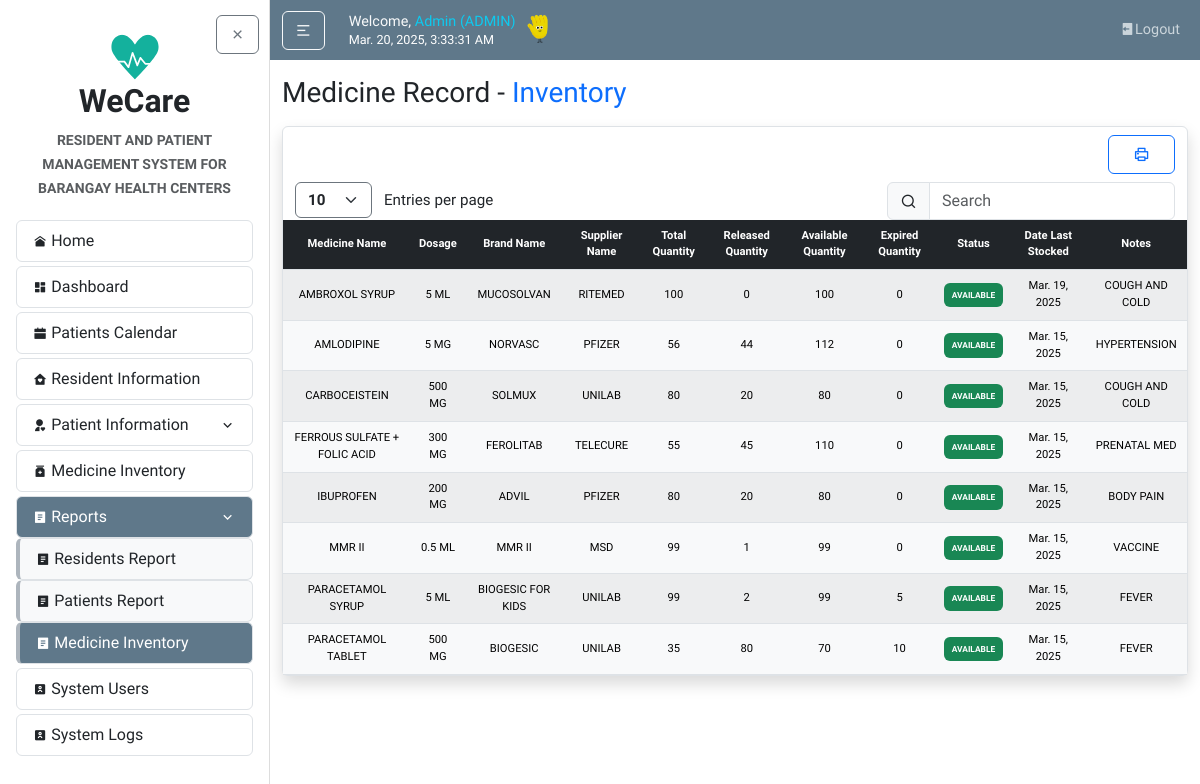
The app's page /reports/medicineRecord/ (signed in) with its own data.
### users/models.py (models this page shows, shortened)
class UserProfile(models.Model):
    USER_TYPE_CHOICES = [
        ('BHW', 'Barangay Health Worker'),
        ('BRGY-STAFF', 'Barangay Staff'),
        ('DOCTOR', 'Doctor'),
        ('ADMIN', 'Admin'),
        ('ROOT', 'Root'),
    ]
    STATUS_CHOICES = [
        ('ACTIVE', 'Active'),
        ('INACTIVE', 'Inactive'),
    ]
    user = models.OneToOneField(User, on_delete=models.CASCADE)
    userrole = models.CharField(max_length=10, choices=USER_TYPE_CHOICES, default='BHW')
    status = models.CharField(max_length=8, choices=STATUS_CHOICES, default='ACTIVE')
    created_by = models.ForeignKey(User, related_name='created_user_profiles', on_delete=models.SET_NULL, null=True, blank=True)

### medicineMonitoring/models.py (models this page shows, shortened)
class Medicine(models.Model):
    medicine_name = models.CharField(max_length=255)
    brand_name = models.CharField(max_length=255, blank=True, null=True)
    dosage = models.CharField(max_length=100, blank=True, null=True)
    total_quantity = models.PositiveIntegerField(default=0)
    supplier_name = models.CharField(max_length=255)
    date_last_stock = models.DateField(blank=True)
    notes = models.TextField(blank=True, null=True)

### users/decorators.py (the view)
        def wrapper(request, *args, **kwargs):
            try:
                profile = request.user.userprofile
                if profile.userrole == 'ADMIN' or profile.userrole in allowed_roles:
                    return view_func(request, *args, **kwargs)
                else:
                    messages.warning(
                        request,
                        f"You don't have permission to access the {module_name} module."
                    )
                    return redirect('home')
            except UserProfile.DoesNotExist:
                messages.warning(
                    request,
                    f"Complete your profile to access the {module_name} module."
                )
                return redirect('home')

### reports/views.py (called while the page is built)
@login_required
@role_required(['ADMIN', 'BHW', 'DOCTOR'], 'Medicine Record')
def medicineReport(request):
    today = date.today()
    medicines = Medicine.objects.all().order_by("medicine_name").annotate(
        releasedQty=Sum('medicine_trackings__quantity_used'),
        expiredQty=Sum('stocks__quantity', filter=Q(stocks__expiration_date__lte=today)),
        availableQty = Sum('stocks__quantity', filter=Q(stocks__expiration_date__gt=today) & Q(stocks__quantity__gt=10))
    )
    context = {
        'medicines': medicines,
        'today': today,
    }
    return render(request, "reports/medicineReport.html", context)

### reports/templates/reports/medicineReport.html (shortened to what this page needs)
{% extends "home/layout.html" %}
{% load static %}
{% block body %}
  <h3 class="mb-3">Medicine Record - <span class="text-primary">Inventory</span></h3>
    <article class="content-section border rounded p-0 mx-0 px-0 shadow">
        <div class="container">
            <div class="row mt-2">
              <div class="col-md-auto ms-sm-auto">
                  <div class="d-flex gap-2 mt-3 mt-sm-0">
                    <button class="btn btn-outline-primary btn-block px-4" onclick="printTable()">
                      <i class="ri-printer-line"></i>
                    </button>
                  </div>
              </div>
            </div>
            <div class="row mt-2">
              <div class="col-auto">
                <select id="customEntries" class="form-select d-inline w-auto border-secondary fw-bold" style="font-size: calc(0.8rem + 0.2vw); cursor: pointer; vertical-align: middle;">
                  <option value="10">10</option>
                </select>
                <span class="d-inline ms-2" style="font-size: calc(0.8rem + 0.2vw); vertical-align: middle;">Entries per page</span>
              </div>
              <div class="col-auto ms-auto">
                  <div class="input-group input-group-merge">
                      <span class="input-group-text"><i class="ri-search-line"></i></span>
                      <input type="text" id="searchBar" class="form-control" placeholder="Search" aria-label="Search">
                  </div>
              </div>
            </div>
          </div>
        <div class="table-responsive w-100">
            <table id="dataTable" class="table table-light table-striped text-center m-0 w-100 projectTables">
                <thead class="table-dark">
                <tr>
                    <th class="text-center align-middle">Medicine Name</th>
                    <th class="text-center align-middle">Dosage</th>
                    <th class="text-center align-middle">Brand Name</th>
                    <th class="text-center align-middle">Supplier Name</th>
                    <th class="text-center align-middle">Total Quantity</th>
                    <th class="text-center align-middle">Released Quantity</th>
                    <th class="text-center align-middle">Available Quantity</th>
                    <th class="text-center align-middle">Expired Quantity</th>
                    <th class="text-center align-middle">Status</th>
                    <th class="text-center align-middle">Date Last Stocked</th>
                    <th class="text-center align-middle">Notes</th>
                </tr>
                </thead>
                <tbody>
                {% for med in medicines %}
                <tr>
                    <td class="text-center align-middle">{{ med.medicine_name }}</td>
                    <td class="text-center align-middle">{{ med.dosage }}</td>
                    <td class="text-center align-middle">{{ med.brand_name }}</td>
                    <td class="text-center align-middle">{{ med.supplier_name }}</td>
                    <td class="text-center align-middle">{{ med.total_quantity }}</td>
                    <td class="text-center align-middle">{{ med.releasedQty|default:"0" }}</td>
                    <td class="text-center align-middle">{{ med.availableQty|default:"0" }}</td>
                    <td class="text-center align-middle">{{ med.expiredQty|default:"0" }}</td>
                    <td class="text-center align-middle">
                      {% if med.total_quantity <= 0 %}
                        <span class="badge p-2 fw-bold bg-danger">OUT OF STOCK</span>
                      {% elif med.total_quantity <= 10 %}
                        <span class="badge p-2 fw-bold bg-warning text-dark">LOW STOCK</span>
                      {% else %}
                        <span class="badge p-2 fw-bold bg-success">AVAILABLE</span>
                      {% endif %}
                    </td>
                    <td class="text-center align-middle">{{ med.date_last_stock|date:"M. d, Y" }}</td>
                    <td class="text-center align-middle">{{ med.notes }}</td>
                </tr>
                {% endfor %}
                </tbody>
            </table>
        </div>
  </article>
{% endblock body %}

### home/templates/home/layout.html (shortened to what this page needs)
{% load static %}
<!DOCTYPE html>
<html lang="en">
<head>
  <link rel="stylesheet" type="text/css" href="{% static 'home/main.css' %}">
  <link href="https://cdn.jsdelivr.net/npm/bootstrap@5.3.3/dist/css/bootstrap.min.css" rel="stylesheet">
  <link rel="stylesheet" href="https://cdnjs.cloudflare.com/ajax/libs/remixicon/4.6.0/remixicon.css">
  <link rel="stylesheet" href="//cdn.datatables.net/2.2.2/css/dataTables.dataTables.min.css">
  <link rel="stylesheet" href="https://cdn.jsdelivr.net/npm/flatpickr/dist/flatpickr.min.css">
</head>
<body>
  {% include "home/sidebar.html" %}
    <div id="content-wrapper" class="flex-grow-1">
      <header class="site-header">
        <nav class="navbar navbar-expand-md navbar-dark bg-steel">
          <div class="container">
            <div class="navbar-nav align-items-xl-center">
              <button id="sidebarToggle" class="btn btn-outline-light me-3 my-auto">
                <i class="ri-menu-2-line"></i>
              </button>
            </div>
            <div class="ms-2 me-auto">
              <h5 class="d-flex align-items-end gap-1 mb-1">
                  <span class="text-light nav-font">
                      {% if user.is_authenticated %}Welcome, <span class="text-info">{{ request.user }} ({{ request.user.userprofile.userrole }})</span> <br>{% endif %}
                      <small id="clock" class="my-auto text-white text-light"></small>
                  </span>
                  <span><img src="{% static 'home/images/hand.gif' %}" alt="" style="height: 2em; width: auto; vertical-align: middle;"></span>
              </h5>
            </div>
            <div class="navbar-nav ms-auto nav-font">
              {% if user.is_authenticated %}
                <a class="nav-item nav-link" href="{% url "logout" %}"><i class="ri-logout-box-fill "></i>Logout</a>
              {% endif %}
            </div>
          </div>
        </nav>
      </header>
      <main id="main-content" role="main" class="container mt-3">
          <div class="row">
            <div class="col">
              {% block body %}{% endblock %}
            </div>
          </div>
      </main>
    </div>
  </div>
</body>
</html>

### home/static/home/main.css (style rules this page uses)
body { background: #fafafa; color: #333333; font-family: 'Varela Round', sans-serif!important; }
h1, h2, h3, h4, h5, h6 { color: #444444; font-size: calc(1rem + 0.8vw); margin-bottom: 1rem; }
.bg-steel { background-color: #5f788a; }
.site-header { position: sticky; top: 0; z-index: 1000; }
.navbar-nav { flex-wrap: wrap; gap: 0.5rem; }
.navbar-nav .nav-link { color: #cbd5db; transition: color 0.2s ease; }
.nav-font { font-size: clamp(0.7rem, 1.2vw, 1rem); }
.content-section { background: #ffffff; padding: 1.25rem; border: 1px solid #dddddd; border-radius: 0.5rem; margin-bottom: 1.5rem; }
#content-wrapper { flex: 1; overflow-y: auto; height: 100vh; }
.projectTables { font-size: calc(0.55rem + 0.2vw); margin-bottom: 0; }
.projectTables th, .projectTables td { padding: calc(5px + 0.2vw) calc(8px + 0.2vw); vertical-align: middle; border-color: #dee2e6; text-align: center; }
.projectTables thead th { font-weight: 600; }
button, input[type="submit"] { margin-top: 10px; }
.container { max-width: 1490px!important; }
html { scroll-behavior: smooth; }

### reports/templates/reports/medicineReport.html (style rules this page uses)
table td, table th { text-align: center !important; vertical-align: middle; }

### records on screen
Medicine: medicine_name "AMBROXOL SYRUP", dosage "5 ML", brand_name "MUCOSOLVAN", supplier_name "RITEMED", total_quantity "100", releasedQty "0", availableQty "100", expiredQty "0", shows "AVAILABLE", date_last_stock "Mar. 19, 2025", notes "COUGH AND COLD"
Medicine: medicine_name "AMLODIPINE", dosage "5 MG", brand_name "NORVASC", supplier_name "PFIZER", total_quantity "56", releasedQty "44", availableQty "112", expiredQty "0", shows "AVAILABLE", date_last_stock "Mar. 15, 2025", notes "HYPERTENSION"
Medicine: medicine_name "CARBOCEISTEIN", dosage "500 MG", brand_name "SOLMUX", supplier_name "UNILAB", total_quantity "80", releasedQty "20", availableQty "80", expiredQty "0", shows "AVAILABLE", date_last_stock "Mar. 15, 2025", notes "COUGH AND COLD"
Medicine: medicine_name "FERROUS SULFATE + FOLIC ACID", dosage "300 MG", brand_name "FEROLITAB", supplier_name "TELECURE", total_quantity "55", releasedQty "45", availableQty "110", expiredQty "0", shows "AVAILABLE", date_last_stock "Mar. 15, 2025", notes "PRENATAL MED"
Medicine: medicine_name "IBUPROFEN", dosage "200 MG", brand_name "ADVIL", supplier_name "PFIZER", total_quantity "80", releasedQty "20", availableQty "80", expiredQty "0", shows "AVAILABLE", date_last_stock "Mar. 15, 2025", notes "BODY PAIN"
Medicine: medicine_name "MMR II", dosage "0.5 ML", brand_name "MMR II", supplier_name "MSD", total_quantity "99", releasedQty "1", availableQty "99", expiredQty "0", shows "AVAILABLE", date_last_stock "Mar. 15, 2025", notes "VACCINE"
Medicine: medicine_name "PARACETAMOL SYRUP", dosage "5 ML", brand_name "BIOGESIC FOR KIDS", supplier_name "UNILAB", total_quantity "99", releasedQty "2", availableQty "99", expiredQty "5", shows "AVAILABLE", date_last_stock "Mar. 15, 2025", notes "FEVER"
Medicine: medicine_name "PARACETAMOL TABLET", dosage "500 MG", brand_name "BIOGESIC", supplier_name "UNILAB", total_quantity "35", releasedQty "80", availableQty "70", expiredQty "10", shows "AVAILABLE", date_last_stock "Mar. 15, 2025", notes "FEVER"

### other values on screen
{{ request.user }} "Admin"
{{ request.user.userprofile.userrole }} "ADMIN"
